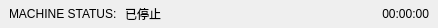
     <widget class="QFrame" name="statusFrame">
      <property name="minimumSize"><size><width>0</width><height>28</height></size></property>
      <property name="maximumSize"><size><width>16777215</width><height>28</height></size></property>
      <layout class="QHBoxLayout" name="statusLayout">
       <property name="spacing"><number>8</number></property><property name="leftMargin"><number>9</number></property><property name="topMargin"><number>2</number></property><property name="rightMargin"><number>9</number></property><property name="bottomMargin"><number>2</number></property>
       <item><widget class="QLabel" name="machineStatusText"><property name="text"><string>MACHINE STATUS:</string></property></widget></item>
       <item><widget class="StatusLabel" name="machine_state_bottom"><property name="minimumSize"><size><width>96</width><height>22</height></size></property><property name="maximumSize"><size><width>140</width><height>22</height></size></property><property name="text"><string>已停止</string></property><property name="textTemplate" stdset="0"><string>%s</string></property><property name="machine_state_status" stdset="0"><bool>true</bool></property><property name="state_label_list" stdset="0"><stringlist><string>急停</string><string>运行中</string><string>已停止</string><string>已暂停</string><string>等待中</string><string>读取中</string></stringlist></property></widget></item>
       <item><widget class="QLabel" name="startup_code_label"><property name="text"><string/></property><property name="minimumSize"><size><width>0</width><height>22</height></size></property></widget></item>
       <item><spacer name="statusSpacer"><property name="orientation"><enum>Qt::Horizontal</enum></property><property name="sizeHint" stdset="0"><size><width>40</width><height>20</height></size></property></spacer></item>
       <item><widget class="StatusLabel" name="clock"><property name="minimumSize"><size><width>145</width><height>22</height></size></property><property name="alignment"><set>Qt::AlignRight|Qt::AlignTrailing|Qt::AlignVCenter</set></property><property name="text"><string>00:00:00</string></property><property name="textTemplate" stdset="0"><string>%Y-%m-%d  %H:%M:%S</string></property><property name="time_stamp_status" stdset="0"><bool>true</bool></property></widget></item>
      </layout>
     </widget>
